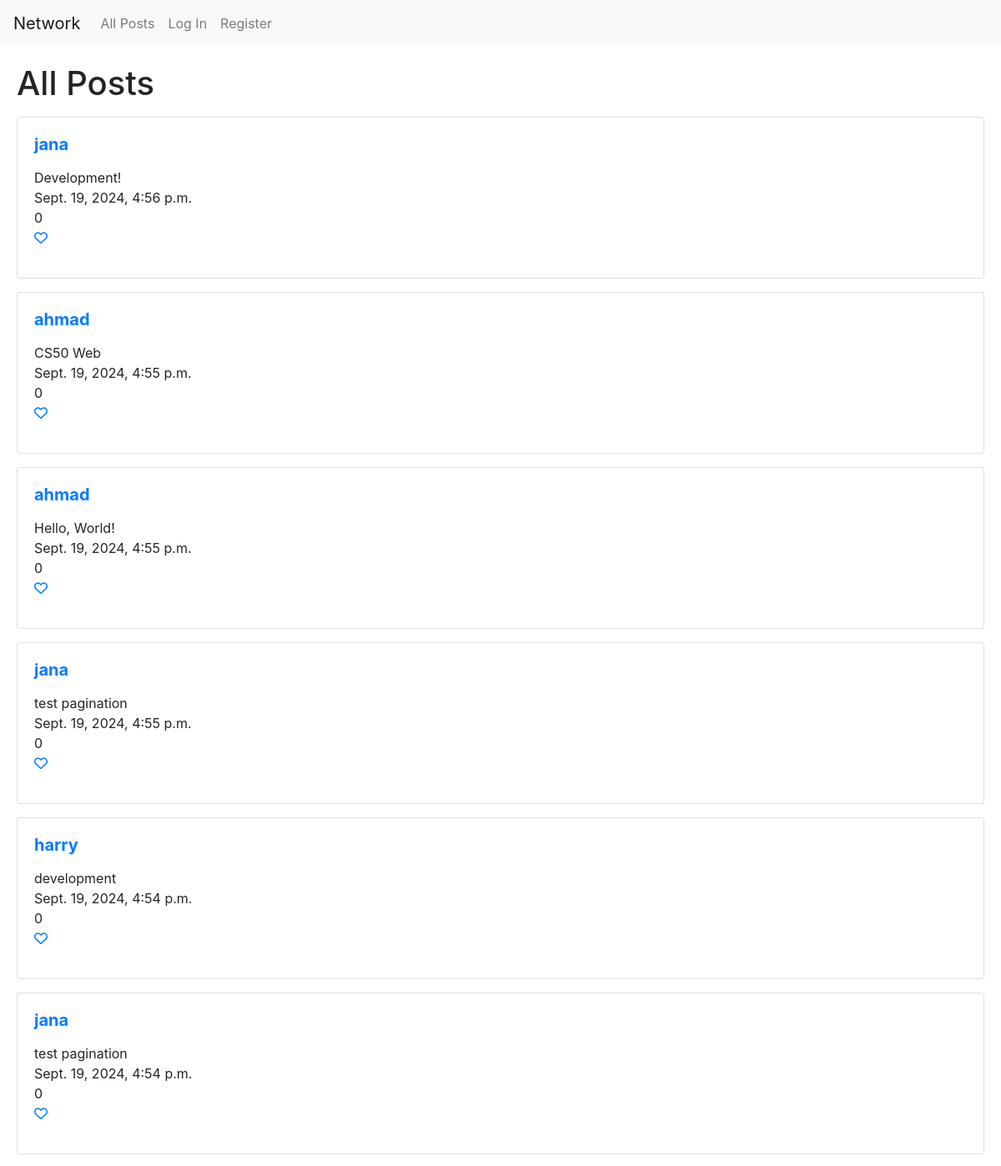
The app's page / (upper part), older data.
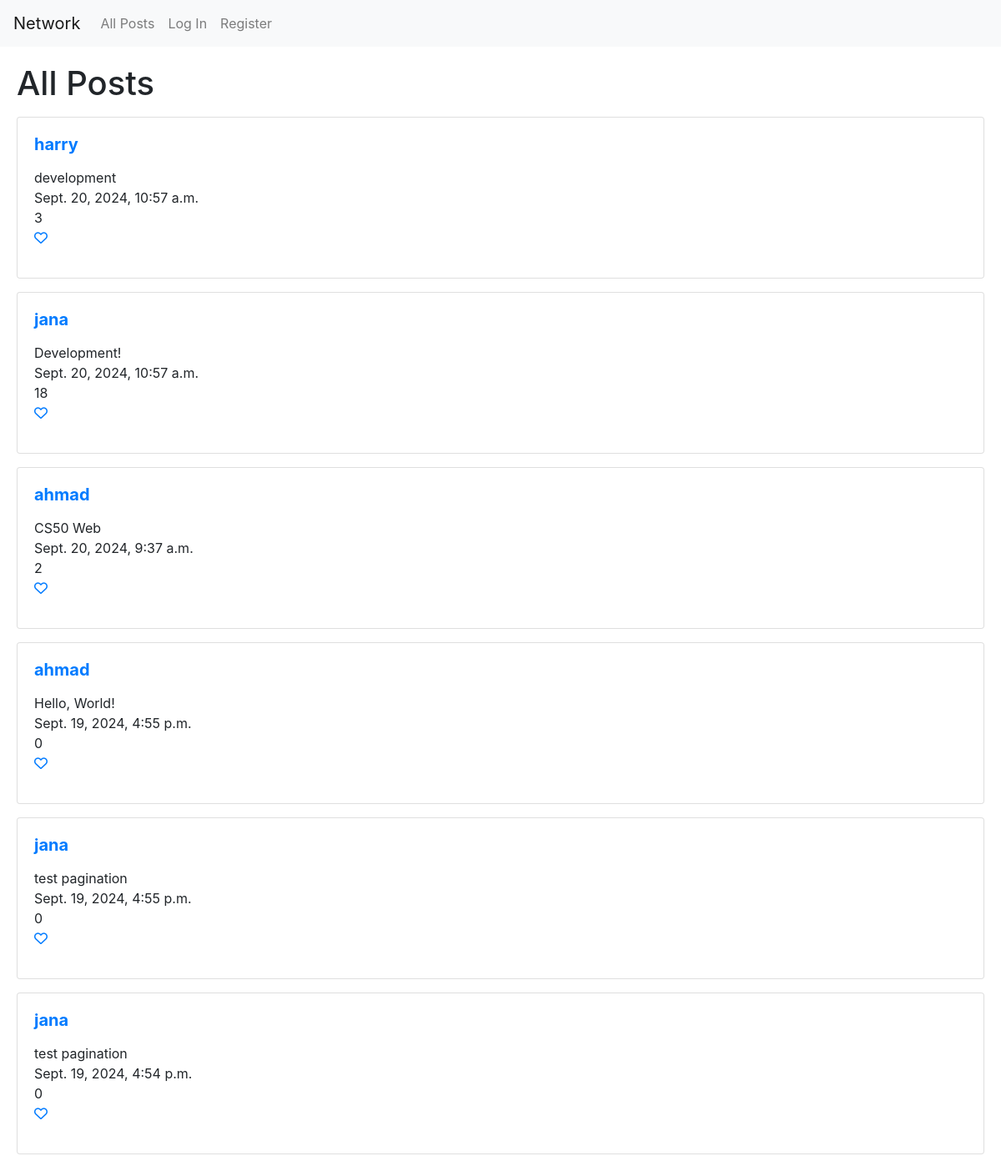
The same page, newer data.
### network/models.py (models this page shows, shortened)
class Post(models.Model):
    user = models.ForeignKey(User, on_delete=models.CASCADE, related_name="post")
    text = models.CharField(max_length=600)
    time = models.DateTimeField(auto_now=True)
    likes = models.IntegerField(default=0)

class User(AbstractUser):
    pass

### network/views.py (the view)
# urls.py: path("", views.index, name="index"),
def index(request):
    posts = Post.objects.all().order_by("-time")
    p = Paginator(posts, 10)
    page = request.GET.get("page")
    posts = p.get_page(page)
    return render(request, "network/index.html", {
        "posts" : posts
    })

### network/templates/network/index.html (shortened to what this page needs)
{% extends "network/layout.html" %}
{% load static %}
{% block body %}
  {% if token == 1 %}
    <h1>Following</h1>
  {% else %}
    <h1>All Posts</h1>
  {% endif %}
    {% if posts %}
        {% for post in posts %}
        <p>
        <div class="card">
             <div class="card-body">
              <h5 class="card-title"><a href="{% url 'profile' post.user.username %}"><strong>{{ post.user.username }}</strong></a></h5>
              <p class="card-text">
                <div id="content" data-id="{{ post.id }}">{{ post.text }}</div>
                <div>{{ post.time }}</div>
                <div id="likes" data-id="{{ post.id }}">{{ post.likes }}</div>
                <p><a href="#" id="like" data-id="{{ post.id }}"><i class="fa-regular fa-heart"></i></a></p>
            </p>
            </div>
          </div>
        </p>
        {% endfor %}
    {% endif %}
{% endblock %}

Row changes from the older to the newer data that the page shows:
changed Post "development": time "Sept. 19, 2024, 4:54 p.m." → "Sept. 20, 2024, 10:57 a.m."; likes "0" → "3"; moves up the list
changed Post "Development!": time "Sept. 19, 2024, 4:56 p.m." → "Sept. 20, 2024, 10:57 a.m."; likes "0" → "18"
changed Post "CS50 Web": time "Sept. 19, 2024, 4:55 p.m." → "Sept. 20, 2024, 9:37 a.m."; likes "0" → "2"
